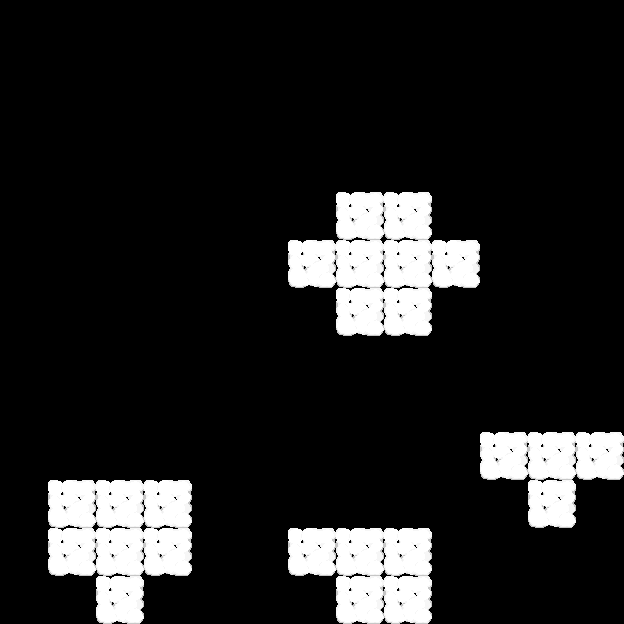

A level layout from a 2D game, rendered from its tile map. Below: a short description, then the map file with its tile-grid data intact:
An orthogonal 13x13 tile map with 48x48 px tiles, 1 tile layer (blocks), 3 tilesets.

<map version="1.10" tiledversion="1.10.2" orientation="orthogonal" renderorder="right-down" width="13" height="13" tilewidth="48" tileheight="48" infinite="0" nextlayerid="3" nextobjectid="16">
 <tileset firstgid="1" source="../Terrain.tsx" />
 <tileset firstgid="16" source="../Spike.tsx" />
 <tileset firstgid="17" source="../blocks2.tsx" />
 <layer id="1" name="blocks" width="13" height="13">
  <data encoding="csv">
0,0,0,0,0,0,0,0,0,0,0,0,0,
0,0,0,0,0,0,0,0,0,0,0,0,0,
0,0,0,0,0,0,0,0,0,0,0,0,0,
0,0,0,0,0,0,0,0,0,0,0,0,0,
0,0,0,0,0,0,0,17,17,0,0,0,0,
0,0,0,0,0,0,17,17,17,17,0,0,0,
0,0,0,0,0,0,0,17,17,0,0,0,0,
0,0,0,0,0,0,0,0,0,0,0,0,0,
0,0,0,0,0,0,0,0,0,0,0,0,0,
0,0,0,0,0,0,0,0,0,0,17,17,17,
0,17,17,17,0,0,0,0,0,0,0,17,0,
0,17,17,17,0,0,17,17,17,0,0,0,0,
0,0,17,0,0,0,0,17,17,0,0,0,0
</data>
 </layer>
 <objectgroup id="2" name="Objekts" />
</map>
